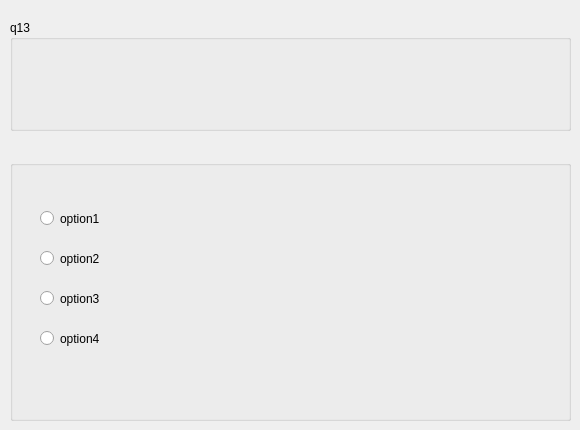
    <widget class="QWidget" name="page_13">
     <widget class="QGroupBox" name="groupBox_20">
      <property name="geometry">
       <rect>
        <x>10</x>
        <y>160</y>
        <width>561</width>
        <height>261</height>
       </rect>
      </property>
      <property name="title">
       <string/>
      </property>
      <widget class="QRadioButton" name="option1_12">
       <property name="geometry">
        <rect>
         <x>30</x>
         <y>50</y>
         <width>82</width>
         <height>17</height>
        </rect>
       </property>
       <property name="text">
        <string>option1</string>
       </property>
      </widget>
      <widget class="QRadioButton" name="option2_12">
       <property name="geometry">
        <rect>
         <x>30</x>
         <y>90</y>
         <width>82</width>
         <height>17</height>
        </rect>
       </property>
       <property name="text">
        <string>option2</string>
       </property>
      </widget>
      <widget class="QRadioButton" name="option3_12">
       <property name="geometry">
        <rect>
         <x>30</x>
         <y>130</y>
         <width>82</width>
         <height>17</height>
        </rect>
       </property>
       <property name="text">
        <string>option3</string>
       </property>
      </widget>
      <widget class="QRadioButton" name="option4_12">
       <property name="geometry">
        <rect>
         <x>30</x>
         <y>170</y>
         <width>82</width>
         <height>17</height>
        </rect>
       </property>
       <property name="text">
        <string>option4</string>
       </property>
      </widget>
      <widget class="QLabel" name="answer1_12">
       <property name="geometry">
        <rect>
         <x>40</x>
         <y>70</y>
         <width>47</width>
         <height>13</height>
        </rect>
       </property>
       <property name="text">
        <string/>
       </property>
      </widget>
      <widget class="QLabel" name="answer2_12">
       <property name="geometry">
        <rect>
         <x>40</x>
         <y>190</y>
         <width>47</width>
         <height>13</height>
        </rect>
       </property>
       <property name="text">
        <string/>
       </property>
      </widget>
      <widget class="QLabel" name="answer3_12">
       <property name="geometry">
        <rect>
         <x>40</x>
         <y>150</y>
         <width>47</width>
         <height>13</height>
        </rect>
       </property>
       <property name="text">
        <string/>
       </property>
      </widget>
      <widget class="QLabel" name="answer4_12">
       <property name="geometry">
        <rect>
         <x>40</x>
         <y>110</y>
         <width>47</width>
         <height>13</height>
        </rect>
       </property>
       <property name="text">
        <string/>
       </property>
      </widget>
     </widget>
     <widget class="QGroupBox" name="groupBox_33">
      <property name="geometry">
       <rect>
        <x>10</x>
        <y>20</y>
        <width>561</width>
        <height>111</height>
       </rect>
      </property>
      <property name="title">
       <string>q13</string>
      </property>
      <widget class="QLabel" name="questionLabel_15">
       <property name="geometry">
        <rect>
         <x>10</x>
         <y>10</y>
         <width>541</width>
         <height>91</height>
        </rect>
       </property>
       <property name="text">
        <string/>
       </property>
      </widget>
     </widget>
    </widget>
